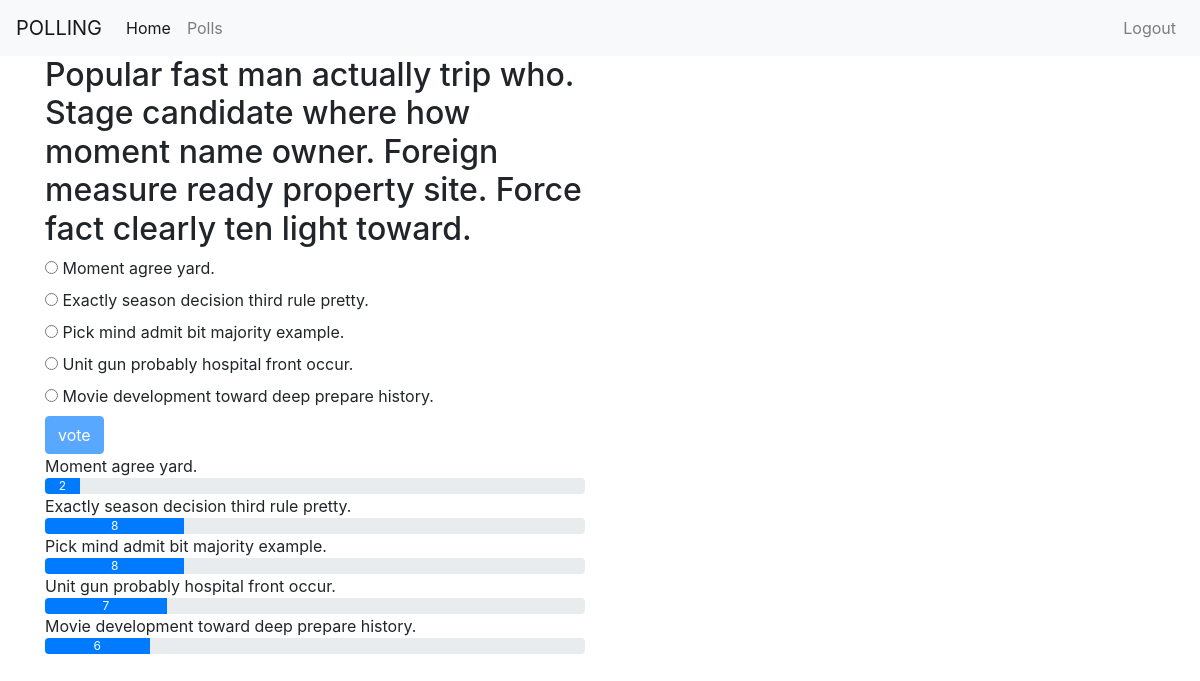
Screenshot of /polls/detail/144 (signed in) with the database file from the repository.
### polls/models.py (models this page shows, shortened)
class Poll(models.Model):
    owner=models.ForeignKey(User,on_delete=models.CASCADE,null=True)
    text=models.CharField(max_length=255)
    pub_date=models.DateField()
    def user_can_vote(self,user):
        user_votes=user.vote_set.all()
        for vote in user_votes:
            if vote.poll==self:
                return False;
        return True
    @property
    def num_votes(self):
        return self.vote_set.count()
    def __str__(self):
        return self.text
    def get_results_dict(self):
        res=[]
        for choice in self.choice_set.all():
            d={}
            d['text']=choice.choice_text
            d['num_votes']=choice.num_votes
            if self.num_votes==0:
                d['percentage']=0
            else:
                d['percentage']=choice.num_votes/self.num_votes*100
            res.append(d)
        return res

class Choice(models.Model):
    poll=models.ForeignKey(Poll,on_delete=models.CASCADE)
    choice_text=models.CharField(max_length=255)
    @property
    def num_votes(self):
        return self.vote_set.count()

### polls/views.py (the view)
# urls.py: path('detail/<int:poll_id>',views.polls_detail,name='detail'),
@login_required
def polls_detail(request,poll_id):
    poll=Poll.objects.get(id=poll_id)
    vote=not poll.user_can_vote(request.user)
    result=poll.get_results_dict()
    context={ 'poll':poll,'user_can_not_vote':vote ,'results':result}
    return render(request,'polls/polls_detail.html',context)

### templates/polls/polls_detail.html (shortened to what this page needs)
{% extends 'base.html' %}
{% block content %}
<div class="container">
  <div class="row ">
    <div class="col-sm-6 offset-sm3 ">
   <form action="{% url 'polls:vote' poll.id %}" method='POST'>
      <h2>{{poll}}</h2>
      {% for choice in poll.choice_set.all %}
      <input type="radio" name='choice' value="{{choice.id}}" id="choice{{choice.id}}" />
      <label for="choice{{choice.id}}">{{choice.choice_text}}</label><br>
      {% endfor %}
      <button type="submit" class="btn btn-primary" {% if user_can_not_vote %} disabled {% endif %}>vote</button>
   </form>
   {% if user_can_not_vote %}
   {% for result in results %}
   {{result.text}}
   <div class="progress">
      <div class="progress-bar" role="progressbar" style="width:{{result.percentage}}%;">{{result.num_votes}}</div>
   </div>
   {% endfor %}
   {% endif %}
</div>
{% endblock %}

### rows the page displays
Poll: text "Popular fast man actually trip who. Stage candidate where how moment name owner. Foreign measure ready property site. Force fact clearly ten light toward."
Choice: choice_text "Moment agree yard.", text "Moment agree yard."
Choice: choice_text "Exactly season decision third rule pretty.", text "Exactly season decision third rule pretty."
Choice: choice_text "Pick mind admit bit majority example.", text "Pick mind admit bit majority example."
Choice: choice_text "Unit gun probably hospital front occur.", text "Unit gun probably hospital front occur."
Choice: choice_text "Movie development toward deep prepare history.", text "Movie development toward deep prepare history."

### other values shown
{{ result.num_votes }} "2" "8" "8" "7" "6"
